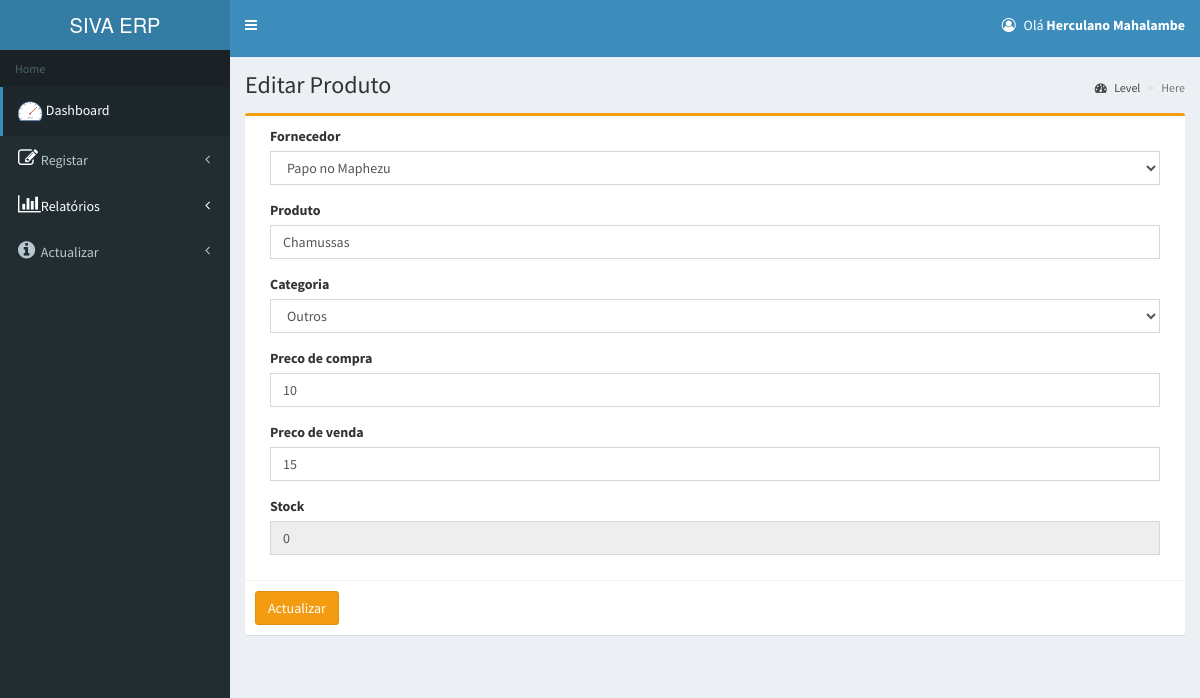
The app's page /gestor/armazem_edit.php?id=1 (signed in) with its own data.
### tables this page shows
CREATE TABLE `empresa` (
  `id` int(11) NOT NULL,
  `nome` varchar(40) NOT NULL,
  `nuit` varchar(20) NOT NULL,
  `contacto` varchar(20) NOT NULL,
  `address` text NOT NULL
);

CREATE TABLE `tbl_user` (
  `userid` int(11) NOT NULL,
  `username` varchar(100) NOT NULL,
  `useremail` varchar(100) NOT NULL,
  `password` varchar(100) NOT NULL,
  `role` varchar(50) NOT NULL
);

CREATE TABLE `tbl_armazem` (
  `pid` int(5) UNSIGNED ZEROFILL NOT NULL COMMENT '00F',
  `pname` varchar(200) DEFAULT NULL,
  `pcategory` varchar(200) DEFAULT NULL,
  `purchaseprice` float NOT NULL,
  `saleprice` float NOT NULL,
  `pstock` int(11) DEFAULT NULL,
  `fornecedor` varchar(30) NOT NULL,
  `status` int(11) NOT NULL
);

CREATE TABLE `tbl_fornecedor` (
  `id` int(11) NOT NULL,
  `marca` varchar(30) NOT NULL,
  `produto` varchar(20) NOT NULL
);

CREATE TABLE `tbl_category` (
  `catid` int(11) NOT NULL,
  `category` varchar(200) NOT NULL
);

### session.php (called while the page is built, shortened)
<?php
include_once 'conexao.php';
if (isset($_COOKIE['txt_email']) && !empty($_COOKIE['txt_email'])) {
    $usuario_cookie = $_COOKIE['txt_email'];
    $sql = mysqli_query($mysqli, "SELECT * FROM tbl_user WHERE useremail = '$usuario_cookie'");
    if ($sql && mysqli_num_rows($sql) > 0) {
        $linha = mysqli_fetch_array($sql);
        $Nome = $linha["username"];
    } else {
        $Nome = "Usuário não encontrado";
        $idUser = null;
    }
}
?>

### gestor/armazem_edit.php (the view, shortened to what this page needs)
<?php
include_once '../dbconnect.php';
include_once "../session.php";
include_once '../conexao.php';
include_once 'header.php';
$id=$_GET['id'];
            $select=$pdo->prepare("select * from tbl_armazem where pid=$id");
            $select->execute();
            $row=$select->fetch(PDO::FETCH_ASSOC);
            $productname_db=$row['pname'];
            $category_db=$row['pcategory'];
            $purchaseprice_db=$row['purchaseprice'];
            $saleprice_db=$row['saleprice'];
            $stock_db=$row['pstock'];
            $fornecedor_db=$row['fornecedor'];
            ?>
            <div class="content-wrapper">
              <section class="content-header">
                <h1>
                  Editar Produto
                </h1>
                <ol class="breadcrumb">
                  <li><a href="#"><i class="fa fa-dashboard"></i> Level</a></li>
                  <li class="active">Here</li>
                </ol>
              </section>
          <section class="content container-fluid">
          <div class="box box-warning">
          <form action="" method="post"  name="formproduct" enctype="multipart/form-data" >
           <div class="box-body">
              <div class="col-md-12">
                 <div class="form-group">
                  <label >Fornecedor</label>
                  <select class="form-control" name="txtselect_fornecedo" required>
                    <?php
                    $select = $pdo->prepare("select * from tbl_fornecedor order by id desc");
                    $select->execute();
                    while($row=$select->fetch(PDO::FETCH_ASSOC)){
                      extract($row);
                      ?>
                      <option <?php if($row['marca']==$fornecedor_db) {?>
                       selected="selected"
                       <?php } ?> >
                       <?php echo $row['marca'];?></option>
                       <?php
                     }
                     ?>
                   </select>
                </div>
                <div class="form-group">
                  <label >Produto</label>
                  <input type="text" class="form-control" name="txtpname" value="<?php echo $productname_db;?>" placeholder="Enter Name" required>
                </div>
                <div class="form-group">
                  <label>Categoria</label>
                  <select class="form-control" name="txtselect_option" required>
                    <?php
                    $select = $pdo->prepare("select * from tbl_category order by catid desc");
                    $select->execute();
                    while($row=$select->fetch(PDO::FETCH_ASSOC)){
                      extract($row);
                      ?>
                      <option <?php if($row['category']==$category_db) {?>
                       selected="selected"
                       <?php } ?> >
                       <?php echo $row['category'];?></option>
                       <?php
                     }
                     ?>
                   </select>
                 </div>
                 <div class="form-group">
                  <label >Preco de compra</label>
                  <input type="text"  class="form-control" value="<?php echo $purchaseprice_db;?>" name="txtpprice" placeholder="Enter..." >
                </div>
                <div class="form-group">
                  <label >Preco de venda</label>
                  <input type="text" min="1" max="1" class="form-control" value="<?php echo $saleprice_db; ?>" name="txtsaleprice" placeholder="Enter..." required>
                </div>
                <div class="form-group">
                  <label >Stock</label>
                  <input type="number" class="form-control" value="<?php echo $stock_db;?>"  name="txtstock" placeholder="Enter..." required readonly>
                </div>
              </div>
            </div>
            <div class="box-footer">
             <button type="submit" class="btn btn-warning" name="btnupdate">Actualizar</button>
          </div>
         </form>
       </div>
     </section>
   </div>
   <?php
   include_once'footer.php';
 ?>

### gestor/header.php (shortened to what this page needs)
<?php
  include_once'../conexao.php';
  $sql3 = mysqli_query($mysqli,"SELECT * FROM empresa");
  $res3 = mysqli_fetch_array($sql3);
  $nome_db = $res3['nome'];
 ?>
<!DOCTYPE html>
<html>
<head>
  <link rel="stylesheet" href="../bower_components/bootstrap/dist/css/bootstrap.min.css">
  <link rel="stylesheet" href="../bower_components/font-awesome/css/font-awesome.min.css">
  <link rel="stylesheet" href="../bower_components/Ionicons/css/ionicons.min.css">
  <link rel="stylesheet" href="../dist/css/AdminLTE.min.css">
  <link rel="stylesheet" href="../dist/css/skins/skin-blue.min.css">
  <link rel="stylesheet" href="../bower_components/bootstrap-daterangepicker/daterangepicker.css">
  <link rel="stylesheet" href="../bower_components/bootstrap-datepicker/dist/css/bootstrap-datepicker.min.css">
  <link rel="stylesheet" href="../bower_components/select2/dist/css/select2.min.css">
  <link rel="stylesheet" href="../plugins/iCheck/all.css">
  <link rel="stylesheet" href="../bower_components/datatables.net-bs/css/dataTables.bootstrap.min.css">
<link rel="stylesheet" href="//code.jquery.com/ui/1.12.1/themes/base/jquery-ui.css">
</head>
<body class="hold-transition skin-blue sidebar-mini">
<div class="wrapper">
  <header class="main-header">
    <a href="darshboard" class="logo">
      <span class="logo-lg"><?php echo $nome_db; ?></span>
    </a>
    <nav class="navbar navbar-static-top" role="navigation">
      <a href="#" class="sidebar-toggle" data-toggle="push-menu" role="button">
      </a>
      <div class="navbar-custom-menu">
        <ul class="nav navbar-nav">
          <li class="dropdown user user-menu">
            <a href="#" class="dropdown-toggle" data-toggle="dropdown">
              <p class="fa fa-user-circle-o"></p>
              <span class="hidden-xs">Olá  <b><?php echo $Nome;?></b></span>
            </a>
          </li>
        </ul>
      </div>
    </nav>
  </header>
  <aside class="main-sidebar">
    <section class="sidebar">
      <ul class="sidebar-menu" data-widget="tree">
        <li class="header">Home</li>
        <li class="active"><a href="darshboard"><img src="../images/icons8-speed1.png"></i> <span>Dashboard</span></a></li>
        <li class="treeview">
        <a href="#"><i class="fa fa-edit" style="font-size:20px;color:white"></i>
            <span>Registar</span><span class="pull-right-container"><i class="fa fa-angle-left pull-right"></i></span>
          </a>
          <li class="treeview">
          <a href="#" style="color: white;">
            <i class="fa fa-bar-chart" style="font-size:20px; color: white;"></i>
            <span style="color: white;">Relatórios</span>
            <span class="pull-right-container">
              <i class="fa fa-angle-left pull-right" style="color: white;"></i>
            </span>
          </a>
        </li>
         <li class="treeview">
          <a href="#"><i class="fa fa-info-circle" style="font-size:20px"></i>
            <span>Actualizar</span><i class="fa fa-angle-left pull-right"></i>
          </a>
        </li>
      </ul>
    </section>
  </aside>

### records on screen
empresa: nome "SIVA ERP"
tbl_user: username "Herculano Mahalambe"
tbl_armazem: txtselect_fornecedo "Papo no Maphezu", txtpname "Chamussas", txtselect_option "Outros", txtpprice "10", txtsaleprice "15", txtstock "0"
